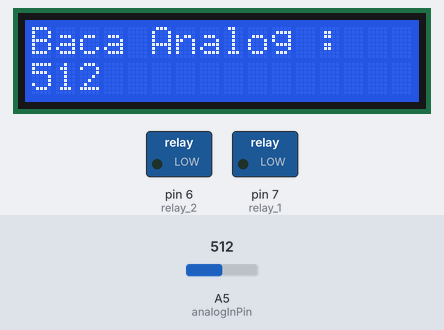
Bench run of a sketch on a simulated Arduino Mega 2560, built with avr-gcc and run on an emulated ATmega2560. Parts: 16×2 character LCD, switched loads named in the sketch (green lamp = pin HIGH). The inputs (shaded band) are chosen by the test bench; at power-on: A5 (analogInPin) = 512. WiFi joins after 1.5 s; servers stay silent unless stated; uploads are accepted with an empty reply; what the sketch prints to the serial monitor is not drawn.

Above: at 2.8 s.
2.9 s: A5 (analogInPin) set to 716
At 9.9 s:
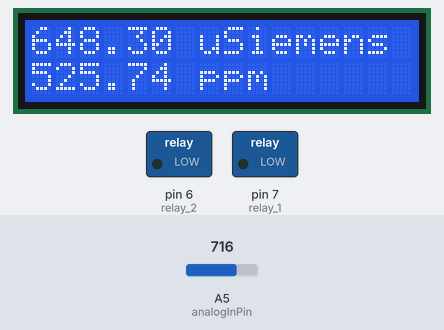
11.1 s: A5 (analogInPin) set to 991
At 16.7 s:
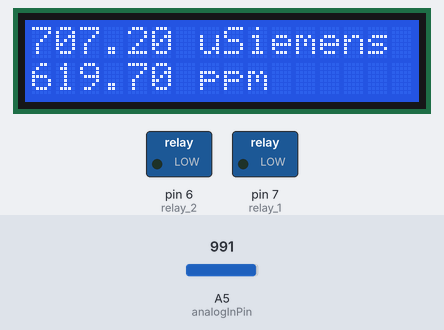
17.9 s: A5 (analogInPin) set to 1009
At 23.5 s:
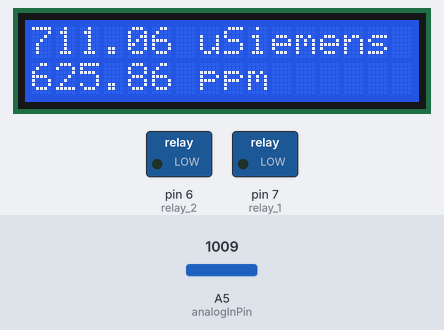
Timing chart, 0 to 25.0 s (numbered marks = the images above; inputs shaded):
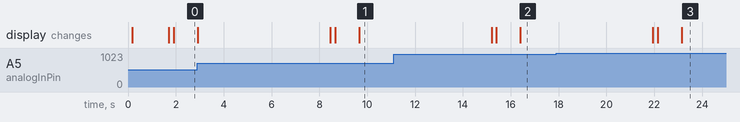

The sketch:

End_Device.ino
```cpp
/*-----------Deskripsi Pin Pada LCD-----------------
Pin 1 : GND
Pin 2 : Vcc
Pin 3 : VEE
Pin 4 : Register Selecy
Pin 5 : Read / Write
Pin 6 : Enable
Pin 7 : Data 0
Pin 8 : Data 1
Pin 9 : Data 2
Pin 10 : Data 3
Pin 11 : Data 4
Pin 12 : Data 5
Pin 13 : Data 6
Pin 14 : Data 7
Pin 15 : LCD Light +
Pin 16 : LCD Light -
// lcd(RS, Enable, D4, D5, D6, D7);
---------------------------------------------------*/
#include <Ethernet.h>
#include <SPI.h>
#include<LiquidCrystal.h>

#define analogInPin  A5
#define relay_1 7
#define relay_2 6
#define STATUS_CONNECTED 1
#define STATUS_DISCONNECTED 0

char namaServer[] = "169.254.110.195";
byte IP_eth[] = {169,254,110,196};
byte MAC_eth[] = { 0xDE, 0xAD, 0xBE, 0xEF, 0xFE, 0xED };

int respon_dht11;
int counter = 0;
int iterasi = 0;

boolean startRead = false;

char inString[32];
char charFromWeb[9];

EthernetClient myEthernet;

LiquidCrystal lcd(25 ,27 ,29 ,31 ,33 ,35);

void setup() {
  lcd.begin(16,2);
  lcd.clear();
  lcd.setCursor(0,0);
  lcd.print("Hello . . .");
  Serial.begin(9600);
  Serial.println("--------------------------------------------------");
  Serial.println("Setting Perangkat");
  Serial.println("Mohon menunggu . . . ");
  Serial.println("Setting Ethernet MAC Address dan IP Address");
  Serial.println("Mohon menunggu . . . ");
  lcd.clear();
  lcd.setCursor(0,0);
  lcd.print("Setup perangkat");
  lcd.setCursor(0,1);
  lcd.print("Loading  . . .");
  if (Ethernet.begin(MAC_eth) == 0) {
    Serial.println("Failed to configure Ethernet using DHCP");
    Ethernet.begin(MAC_eth,IP_eth);
  }
//  Ethernet.begin(MAC_eth,IP_eth);
  pinMode(relay_1,OUTPUT);
  pinMode(relay_2,OUTPUT);
}

void loop() {
  iterasi++;
  Serial.print("Iterasi ke : ");
  Serial.println(iterasi);
  int resultBukaKoneksi = bukaKoneksi();
  String data = sensorData();
  if(resultBukaKoneksi==1){
    kirimData(data);
    Serial.println();
  }
  Serial.println("--------------------------------------------------");
  delay(3000);
}

int bukaKoneksi(){
  Serial.print("Mencoba sambungan ke server http://");
  Serial.println(namaServer);
  Serial.println("Mohon menunggu . . . ");
  lcd.clear();
  lcd.setCursor(0,0);
  lcd.print("Menghubungkan");
  lcd.setCursor(0,1);
  lcd.print("ke server . . ");
  if(myEthernet.connect(namaServer,80)){
    Serial.println("Sambungan ke server berhasil!");\
    return STATUS_CONNECTED;
  }else{
    Serial.print("Sambungan ke server gagal!");
    Serial.println();
    return STATUS_DISCONNECTED;
  }
}

void kirimData(String a){
    Serial.println("Menjalankan perintah kirim data");
    String uri_segment;
    uri_segment = "/makassar_automation/index.php/api/save_data" + a;
    myEthernet.print("GET ");
    myEthernet.print(uri_segment);
    myEthernet.println(" HTTP/1.0");
    myEthernet.print( "Host: " );
    myEthernet.println(" 169.254.110.195 \r\n");
    delay(1000);
    Serial.println("Host OK");
    myEthernet.println( "Content-Type: application/x-www-form-urlencoded \r\n" );
    Serial.println("Content type OK");
//    myEthernet.print( "Content-Length: " );
//    myEthernet.print(ln);
    myEthernet.print(" \r\n");
    myEthernet.println( "Connection: close" );
    myEthernet.println();
    String res;
    res = bacaWebText();
    if(res.equals("")==false){
      Serial.println("Resonse dari Server : ");
      Serial.println(res);
    }
//------------warning selalu tutup koneksi ya........
//    myEthernet.stop();
//    myEthernet.flush();
//--------------------------------------------------
}

String bacaWebText(){
  unsigned int time;
  Serial.println("Baca respon dari server . . . ");
  Serial.println("Mohon menunggu . . . ");
  time = millis();
  Serial.print("Timer Millis () : ");
  Serial.println(time);
  int stringPos = 0;
  memset( &inString, 0, 32 );
  int unvailable_ctr = 0;
  while(true){
    if (myEthernet.available()) {
      char c = myEthernet.read();
      Serial.print(c);
      if (c == '#' ) {
        Serial.print("Menemukan start key # dengan isi : ");
        startRead = true;
      }else if(startRead){
        if(c != '^'){
          inString[stringPos] = c;
          stringPos ++;
        }else{
          startRead = false;
          Serial.println();
          Serial.println("Baca respon dari server selesai!");
          myEthernet.stop();
          myEthernet.flush();
          Serial.println("Sambungan diputuskan . . . ");
          return inString;
        }
      }
    }else{
       //Serial.println("ethernet unavailable");
       delay(50);
       unvailable_ctr++;
       if(unvailable_ctr == 25){
         myEthernet.stop();
         myEthernet.flush();
         Serial.println("Koneksi mengalami time out");
         Serial.println("Sambungan diputuskan . . . ");
         Serial.println("Reset...");
         return inString;
       }
    }
  }
}

String sensorData(){
  int sensorValue;
  float outputValueConductivity;
  float outputValueTDS;
  String sensor_data = "";
  sensorValue = analogRead(analogInPin);
  lcd.clear();
  lcd.setCursor(0,0);
  lcd.print("Baca Analog : ");
  lcd.setCursor(0,1);
  lcd.print(sensorValue);
  delay(1000);
  outputValueConductivity = (0.2142*sensorValue)+494.93;
  outputValueTDS = (0.3417*sensorValue)+281.08;
  String str_conductivity, str_tds;
  str_conductivity = String(outputValueConductivity) + (" uSiemens");
  str_tds = String(outputValueTDS) + (" ppm");
  lcd.clear();
  lcd.setCursor(0,0);
  lcd.print(str_conductivity);
  lcd.setCursor(0,1);
  lcd.print(str_tds);
  Serial.print("sensor ADC = ");
  Serial.print(sensorValue);
  Serial.print("  conductivity (uSiemens)= ");
  Serial.print(outputValueConductivity);
  Serial.print("  TDS(ppm)= ");
  Serial.println(outputValueTDS);
  sensor_data = "/" + String(outputValueConductivity) + "/" + String(outputValueTDS) + "/";
  return sensor_data;
}
```
